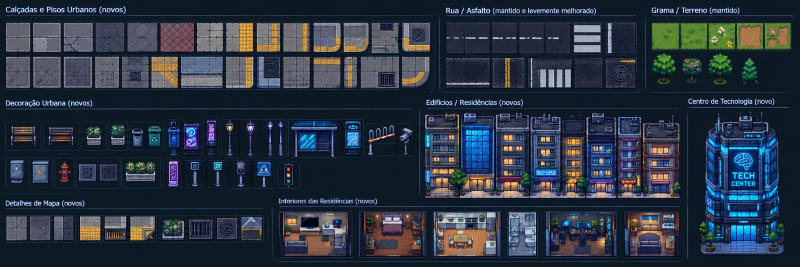
#> input picture assets/source/cyber_exterior.jpg, 1600 x 533 px (shown at 1/2 size)
$ python -i upscale_city_props.py   (imports and definitions only)
#> lines starting #> are read from the running program, lines starting #| are printed output that depends on the picture; after the words box and inside, x2 and y2 are one past the last pixel; in counts of white or black regions, pixels touching at a corner belong together
#> further down, picture is the input picture: shape (533, 1600, 3); mean B, G, R 67, 53.2, 42.9
#!/usr/bin/env python3
"""Gera versões em alta resolução (3x) do Centro de Tecnologia e dos objetos
da rua (poste, árvore, banco, floreira, ponto de ônibus...).

A arte original vem de um JPG pequeno (assets/source/cyber_exterior.jpg), e
ampliar isso com "vizinho mais próximo" deixava tudo borrado e quadriculado.
Aqui cada recorte é limpo (tira o ruído do JPG), ampliado 4x com uma rede de
super-resolução (EDSR, do OpenCV) e reduzido para 3x o tamanho do jogo.
O jogo desenha essas imagens em 1/3 do tamanho com filtro suave
(City._use_hd_props e Building.gd), então fica tudo nítido com a câmera em zoom 2.

Uso (na pasta do projeto):
  pip install opencv-contrib-python-headless
  baixe EDSR_x4.pb de github.com/Saafke/EDSR_Tensorflow (pasta models)
  python3 tools/upscale_city_props.py caminho/para/EDSR_x4.pb

Saída: assets/environment/cyber/tech_center.png (480x864, o prédio já sabe
desenhar em 1/3) e assets/environment/cyber/hd/<objeto>.png.
"""
import os
import sys

import cv2
import numpy as np

ROOT = os.path.join(os.path.dirname(os.path.abspath(__file__)), "..")
SOURCE = os.path.join(ROOT, "assets", "source", "cyber_exterior.jpg")
OUT = os.path.join(ROOT, "assets", "environment", "cyber")
DENSITY = 3
MARGIN = 4

# nome: (recorte no JPG [x, y, w, h], tamanho no jogo [w, h]) — os mesmos de
# tools/import_cyber_exterior.gd.
ITEMS = {
    "tech_center": ((1398, 222, 171, 286), (160, 288)),
    "bench": ((20, 249, 54, 46), (64, 32)),
    "planter": ((248, 320, 63, 43), (64, 32)),
    "lamp": ((488, 239, 25, 74), (32, 96)),
    "kiosk": ((364, 244, 37, 65), (32, 64)),
    "shelter": ((580, 240, 98, 74), (96, 96)),
    "bin": ((296, 247, 27, 48), (32, 32)),
    "tree": ((1300, 105, 58, 66), (64, 96)),
    "flowers": ((1360, 108, 56, 62), (64, 64)),
}


def upscale(sr, image):
    clean = cv2.fastNlMeansDenoisingColored(image, None, 4, 4, 5, 15)
    big = sr.upsample(clean)
    # realce leve de contorno (o EDSR deixa um pouco "macio")
    blur = cv2.GaussianBlur(big, (0, 0), 1.2)
    return cv2.addWeighted(big, 1.35, blur, -0.35, 0)


def backdrop_mask(rgb):
    """Fundo escuro ligado às bordas do recorte vira transparente."""
    b, g, r = cv2.split(rgb.astype(np.float32) / 255.0)
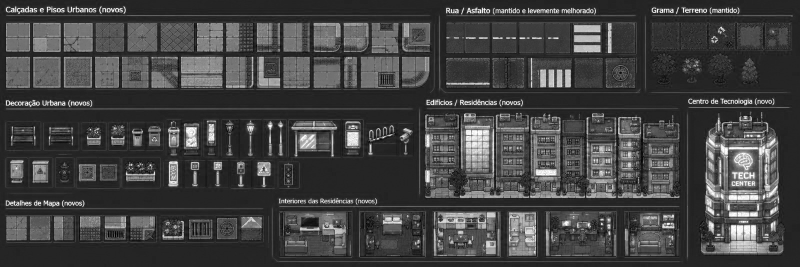
#> b: shape (533, 1600) float32 (shown at 1/2 size); min 0, max 1, mean 0.263
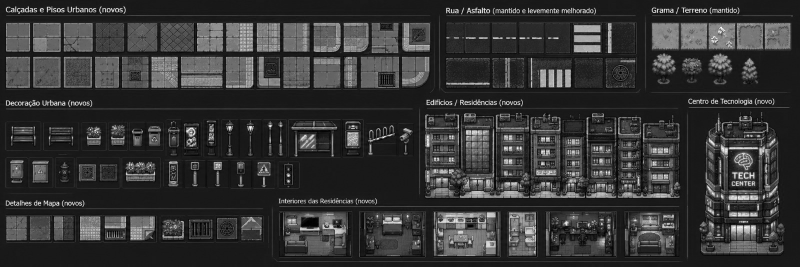
#> g: shape (533, 1600) float32 (shown at 1/2 size); min 0, max 1, mean 0.209
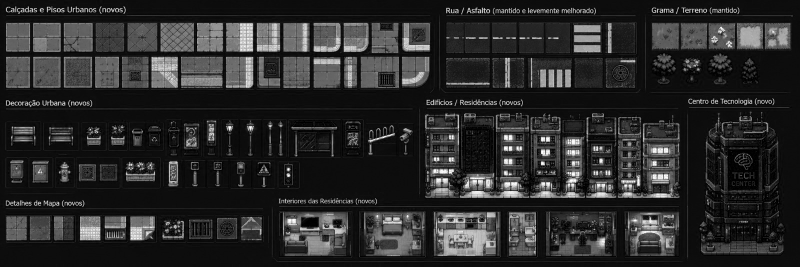
#> r: shape (533, 1600) float32 (shown at 1/2 size); min 0, max 1, mean 0.168
    dark = ((r <= 0.10) & (g <= 0.16) & (b <= 0.20)).astype(np.uint8)
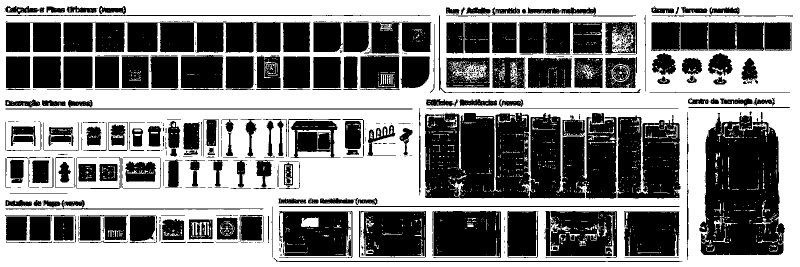
#> dark: shape (533, 1600) (shown at 1/2 size); values 0 (black) and 1 (white), 52.4% white; 685 black regions (412 under 20 px), largest, box (x1, y1, x2, y2) and area: (1398, 224, 1570, 510) 37197, (849, 225, 1060, 397) 31638, (1060, 226, 1233, 397) 23338
    h, w = dark.shape
#> h = 533; w = 1600
    flood = dark.copy() * 255
    mask = np.zeros((h + 2, w + 2), np.uint8)
    for x in range(w):
        for y in (0, h - 1):
            if flood[y, x] == 255:
                cv2.floodFill(flood, mask, (x, y), 128)
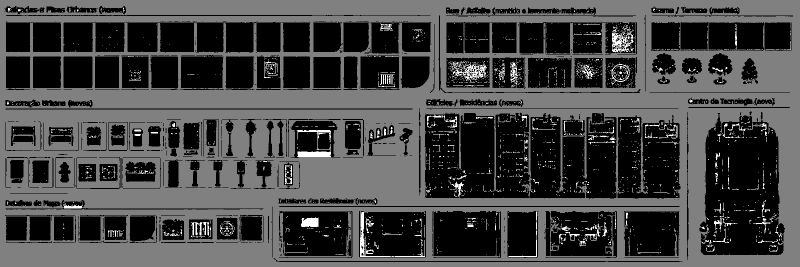
#> flood: shape (533, 1600) (shown at 1/2 size); min 0, max 255, mean 70.2
    for y in range(h):
        for x in (0, w - 1):
            if flood[y, x] == 255:
                cv2.floodFill(flood, mask, (x, y), 128)
    alpha = np.where(flood == 128, 0, 255).astype(np.uint8)
#> alpha: shape (533, 1600); 50.1% white; 1 black region, box (x1, y1, x2, y2) and area: (0, 0, 1600, 533) 425857
    alpha = cv2.morphologyEx(alpha, cv2.MORPH_OPEN, np.ones((3, 3), np.uint8))
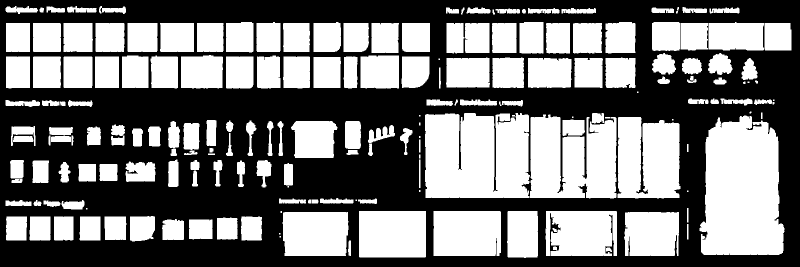
#> alpha: shape (533, 1600) (shown at 1/2 size); 47.2% white; 190 white regions (21 under 20 px), largest, box (x1, y1, x2, y2) and area: (1399, 231, 1569, 510) 39330, (850, 226, 1060, 396) 33396, (1060, 229, 1233, 397) 24069
    return cv2.GaussianBlur(alpha, (3, 3), 0)
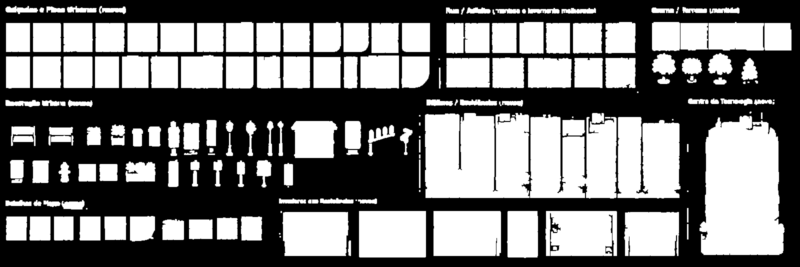
#> returned value: shape (533, 1600) (shown at 1/2 size); min 0, max 255, mean 120.2


def main():
    if len(sys.argv) < 2:
        sys.exit(__doc__)
    sr = cv2.dnn_superres.DnnSuperResImpl_create()
    sr.readModel(sys.argv[1])
    sr.setModel("edsr", 4)
    source = cv2.imread(SOURCE)
    os.makedirs(os.path.join(OUT, "hd"), exist_ok=True)
    for name, ((x, y, w, h), (cw, ch)) in ITEMS.items():
        x0, y0 = max(0, x - MARGIN), max(0, y - MARGIN)
        x1, y1 = min(source.shape[1], x + w + MARGIN), min(source.shape[0], y + h + MARGIN)
        big = upscale(sr, source[y0:y1, x0:x1])
        ox, oy = (x - x0) * 4, (y - y0) * 4
        big = big[oy:oy + h * 4, ox:ox + w * 4]
        alpha = backdrop_mask(big)
        rgba = np.dstack([big, alpha])
        factor = min((cw - 2) / w, (ch - 2) / h) * DENSITY
        size = (round(w * factor), round(h * factor))
        small = cv2.resize(rgba, size, interpolation=cv2.INTER_AREA)
        canvas = np.zeros((ch * DENSITY, cw * DENSITY, 4), np.uint8)
        px = (cw * DENSITY - size[0]) // 2
        py = ch * DENSITY - size[1]
        canvas[py:py + size[1], px:px + size[0]] = small
        target = os.path.join(OUT, name + ".png") if name == "tech_center" else os.path.join(OUT, "hd", name + ".png")
        cv2.imwrite(target, canvas)
        print("ok", name, canvas.shape[1], "x", canvas.shape[0])


# [2 lines not run here, left out]

>>> import cv2
>>> picture = cv2.imread('../assets/source/cyber_exterior.jpg')
>>> result = backdrop_mask(picture)

$ run again, on assets/source/cyber_overview.jpg
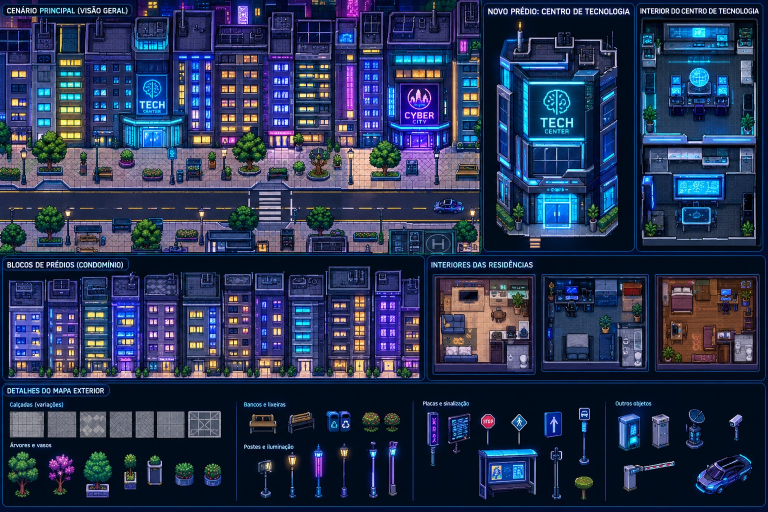
#> input picture assets/source/cyber_overview.jpg, 1536 x 1024 px (shown at 1/2 size)
#> picture is the input picture: shape (1024, 1536, 3); mean B, G, R 84.4, 52.6, 40.6
#> dark: shape (1024, 1536); values 0 (black) and 1 (white), 35.7% white; 4919 white regions (4328 under 20 px), largest, box (x1, y1, x2, y2) and area: (6, 767, 1530, 1012) 274960, (968, 8, 1268, 502) 51115, (855, 512, 1530, 760) 38701
#> after the loop in backdrop_mask, `for y in range(h):`:
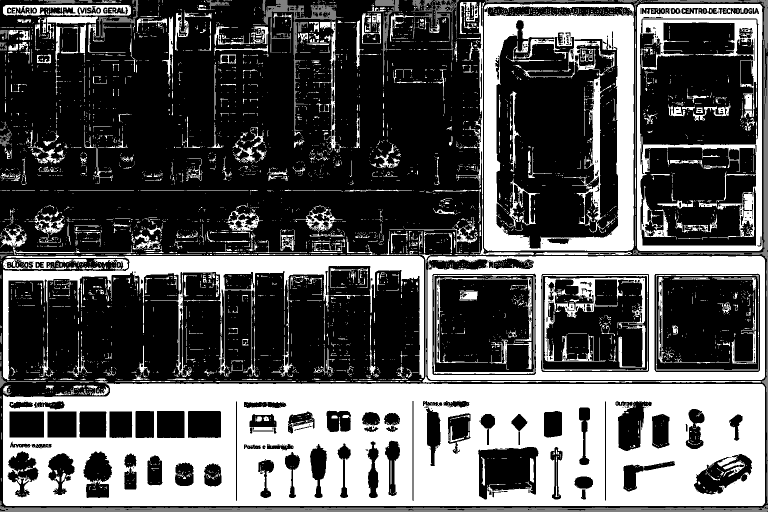
#> flood: shape (1024, 1536) (shown at 1/2 size); min 0, max 255, mean 88.5
#> in backdrop_mask, `alpha = cv2.morphologyEx(alpha, cv2.MORPH_OPEN, np.ones((3, 3), np.uin..`:
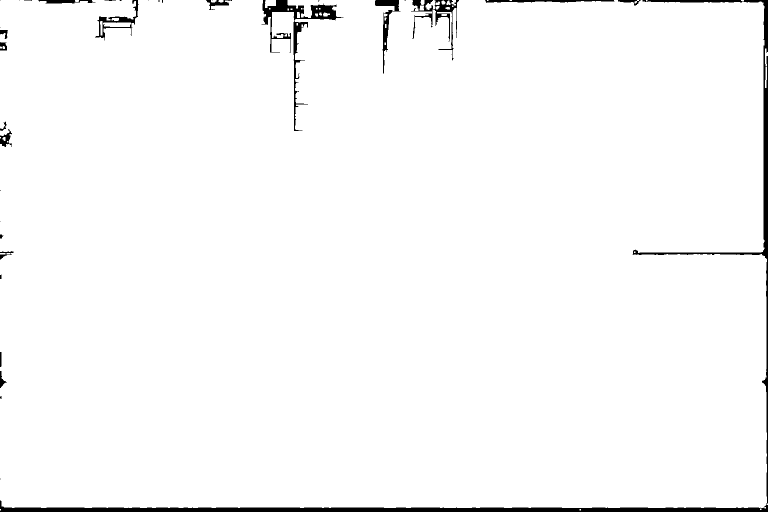
#> alpha: shape (1024, 1536) (shown at 1/2 size); 97.8% white; 34 black regions (15 under 20 px), largest, box (x1, y1, x2, y2) and area: (0, 0, 1536, 1024) 21381, (523, 0, 687, 262) 4806, (822, 0, 918, 121) 2179

$ run again, on assets/source/cyber_buildings_clean.png
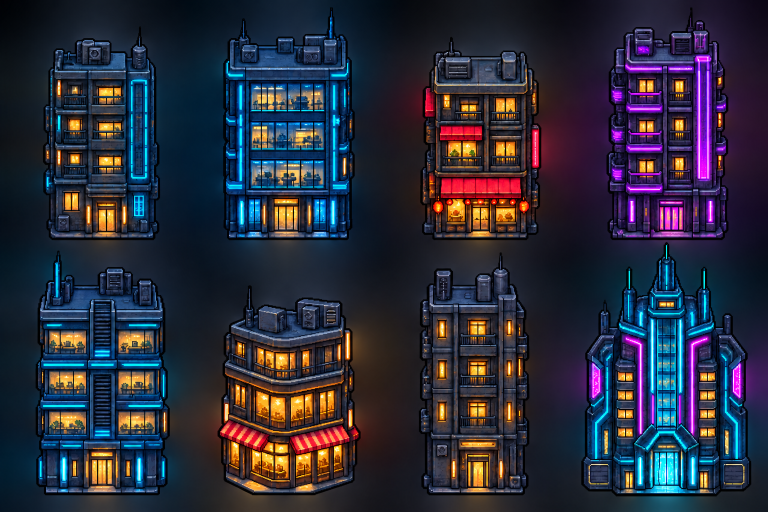
#> input picture assets/source/cyber_buildings_clean.png, 1536 x 1024 px (shown at 1/2 size)
#> picture is the input picture: shape (1024, 1536, 3); mean B, G, R 59.4, 44.6, 43.2
#> in backdrop_mask, `dark = ((r <= 0.10) & (g <= 0.16) & (b <= 0.20)).astype(np.uint8)`:
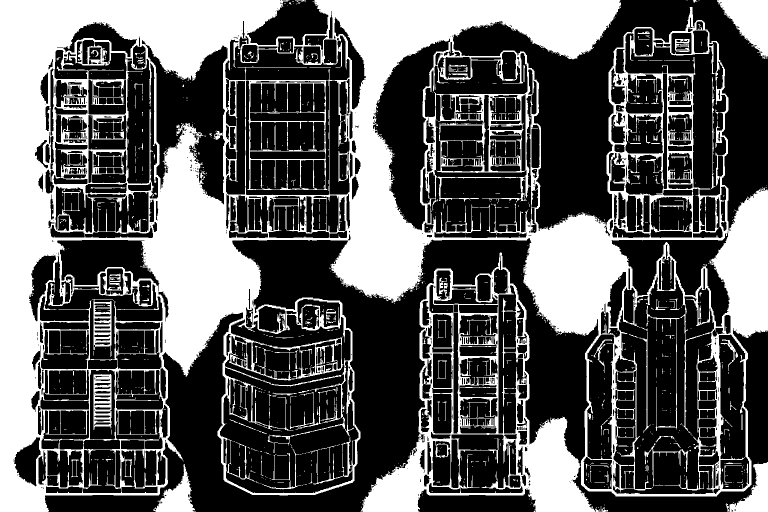
#> dark: shape (1024, 1536) (shown at 1/2 size); values 0 (black) and 1 (white), 35.6% white; 1206 white regions (1056 under 20 px), largest, box (x1, y1, x2, y2) and area: (0, 0, 1536, 1024) 475983, (722, 505, 1216, 1024) 50538, (1434, 0, 1536, 118) 6690
#> in backdrop_mask, `alpha = cv2.morphologyEx(alpha, cv2.MORPH_OPEN, np.ones((3, 3), np.uin..`:
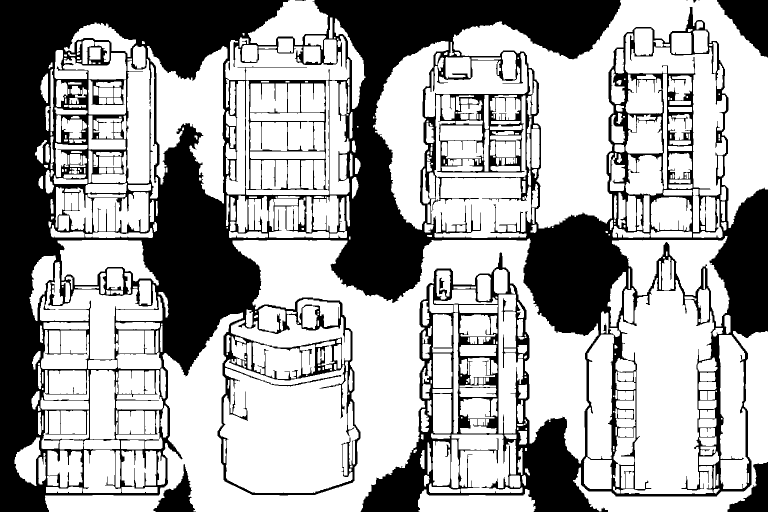
#> alpha: shape (1024, 1536) (shown at 1/2 size); 65.2% white; 8 black regions (2 under 20 px), largest, box (x1, y1, x2, y2) and area: (0, 0, 1536, 1024) 533756, (1434, 0, 1536, 115) 6750, (1455, 924, 1536, 1024) 3872, (307, 928, 392, 1024) 3491, (590, 0, 612, 2) 25, (1386, 0, 1393, 5) 23
